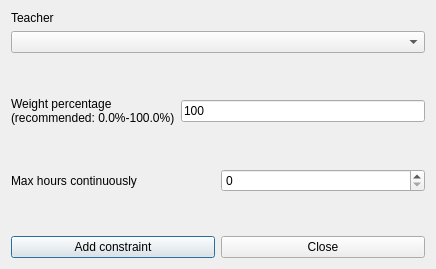
<?xml version="1.0" encoding="UTF-8"?>
<ui version="4.0">
 <class>AddConstraintTeacherMaxHoursContinuouslyForm_template</class>
 <widget class="QDialog" name="AddConstraintTeacherMaxHoursContinuouslyForm_template">
  <property name="geometry">
   <rect>
    <x>0</x>
    <y>0</y>
    <width>436</width>
    <height>269</height>
   </rect>
  </property>
  <property name="windowTitle">
   <string extracomment="This is the title of the dialog to add a new constraint of this type">Add teacher max hours continuously</string>
  </property>
  <layout class="QGridLayout" name="gridLayout">
   <item row="0" column="0">
    <layout class="QVBoxLayout" name="verticalLayout">
     <item>
      <widget class="QLabel" name="teacherTextLabel">
       <property name="frameShape">
        <enum>QFrame::NoFrame</enum>
       </property>
       <property name="frameShadow">
        <enum>QFrame::Plain</enum>
       </property>
       <property name="text">
        <string>Teacher</string>
       </property>
       <property name="wordWrap">
        <bool>false</bool>
       </property>
      </widget>
     </item>
     <item>
      <widget class="QComboBox" name="teachersComboBox">
       <property name="editable">
        <bool>false</bool>
       </property>
       <property name="insertPolicy">
        <enum>QComboBox::NoInsert</enum>
       </property>
       <property name="autoCompletion">
        <bool>false</bool>
       </property>
       <property name="duplicatesEnabled">
        <bool>false</bool>
       </property>
      </widget>
     </item>
    </layout>
   </item>
   <item row="1" column="0">
    <spacer name="verticalSpacer">
     <property name="orientation">
      <enum>Qt::Vertical</enum>
     </property>
     <property name="sizeHint" stdset="0">
      <size>
       <width>20</width>
       <height>31</height>
      </size>
     </property>
    </spacer>
   </item>
   <item row="2" column="0">
    <layout class="QHBoxLayout" name="horizontalLayout_3">
     <item>
      <widget class="QLabel" name="weightTextLabel">
       <property name="frameShape">
        <enum>QFrame::NoFrame</enum>
       </property>
       <property name="frameShadow">
        <enum>QFrame::Plain</enum>
       </property>
       <property name="text">
        <string>Weight percentage
(recommended: 0.0%-100.0%)</string>
       </property>
       <property name="wordWrap">
        <bool>false</bool>
       </property>
      </widget>
     </item>
     <item>
      <widget class="QLineEdit" name="weightLineEdit">
       <property name="text">
        <string>100</string>
       </property>
      </widget>
     </item>
    </layout>
   </item>
   <item row="3" column="0">
    <spacer name="verticalSpacer_2">
     <property name="orientation">
      <enum>Qt::Vertical</enum>
     </property>
     <property name="sizeHint" stdset="0">
      <size>
       <width>20</width>
       <height>29</height>
      </size>
     </property>
    </spacer>
   </item>
   <item row="4" column="0">
    <layout class="QHBoxLayout" name="horizontalLayout_2">
     <item>
      <widget class="QLabel" name="maxHoursTextLabel">
       <property name="frameShape">
        <enum>QFrame::NoFrame</enum>
       </property>
       <property name="frameShadow">
        <enum>QFrame::Plain</enum>
       </property>
       <property name="text">
        <string>Max hours continuously</string>
       </property>
       <property name="wordWrap">
        <bool>false</bool>
       </property>
      </widget>
     </item>
     <item>
      <widget class="QSpinBox" name="maxHoursSpinBox"/>
     </item>
    </layout>
   </item>
   <item row="5" column="0">
    <spacer name="verticalSpacer_3">
     <property name="orientation">
      <enum>Qt::Vertical</enum>
     </property>
     <property name="sizeHint" stdset="0">
      <size>
       <width>20</width>
       <height>31</height>
      </size>
     </property>
    </spacer>
   </item>
   <item row="6" column="0">
    <layout class="QHBoxLayout" name="horizontalLayout">
     <item>
      <widget class="QPushButton" name="addConstraintPushButton">
       <property name="text">
        <string>Add constraint</string>
       </property>
      </widget>
     </item>
     <item>
      <widget class="QPushButton" name="closePushButton">
       <property name="text">
        <string>Close</string>
       </property>
      </widget>
     </item>
    </layout>
   </item>
  </layout>
 </widget>
 <layoutdefault spacing="6" margin="11"/>
 <tabstops>
  <tabstop>teachersComboBox</tabstop>
  <tabstop>weightLineEdit</tabstop>
  <tabstop>maxHoursSpinBox</tabstop>
  <tabstop>addConstraintPushButton</tabstop>
  <tabstop>closePushButton</tabstop>
 </tabstops>
 <resources/>
 <connections/>
</ui>
